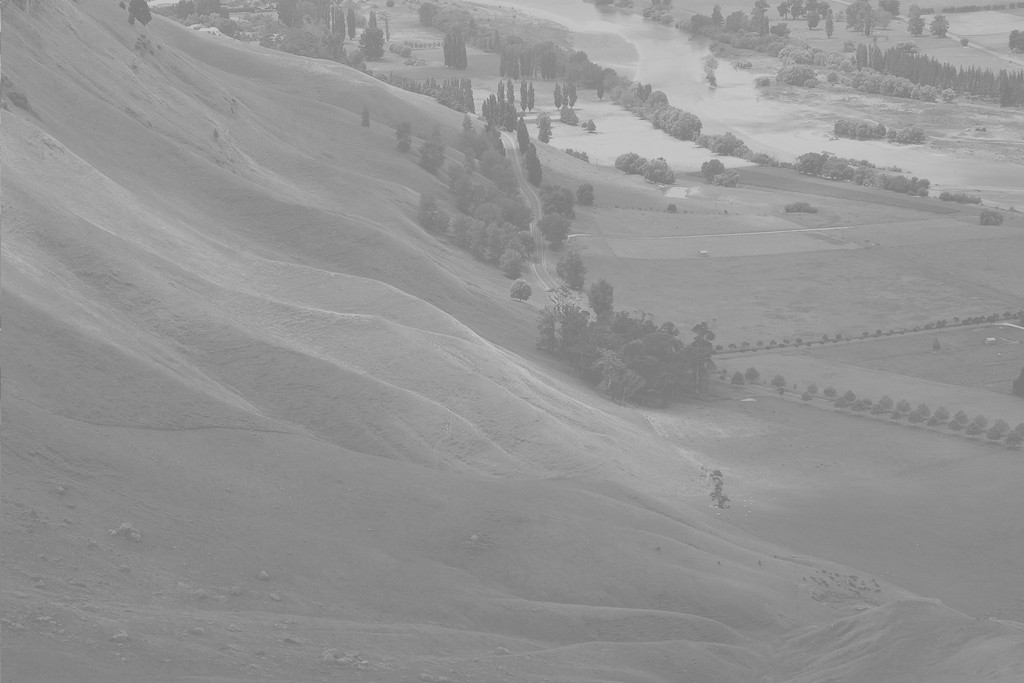
#> input picture html/rsc/src/400_OpenCV/ch_06_pixel/histogram_example.jpg, 1024 x 683 px
$ jupyter execute '0414_히스토그램 스트레칭 비교.ipynb'
#> lines starting #> are read from the running program, lines starting #| are printed output that depends on the picture
[cell 1]
import cv2, numpy as np, matplotlib.pyplot as plt
from matplotlib.ticker import FuncFormatter

# 이미지 읽기 (흑백 모드)
gray_img = cv2.imread("histogram_example.jpg", cv2.IMREAD_GRAYSCALE)
#> gray_img is the input picture: shape (683, 1024); min 114, max 208, mean 148

# 최소값과 최대값 계산
p_min, p_max = np.min(gray_img), np.max(gray_img)
#> p_min = 114; p_max = 208

# 최소값과 최대값을 이용한 스트레칭
min_max_stretched_img = ((gray_img - p_min) / (p_max - p_min) * 255).astype(np.uint8)
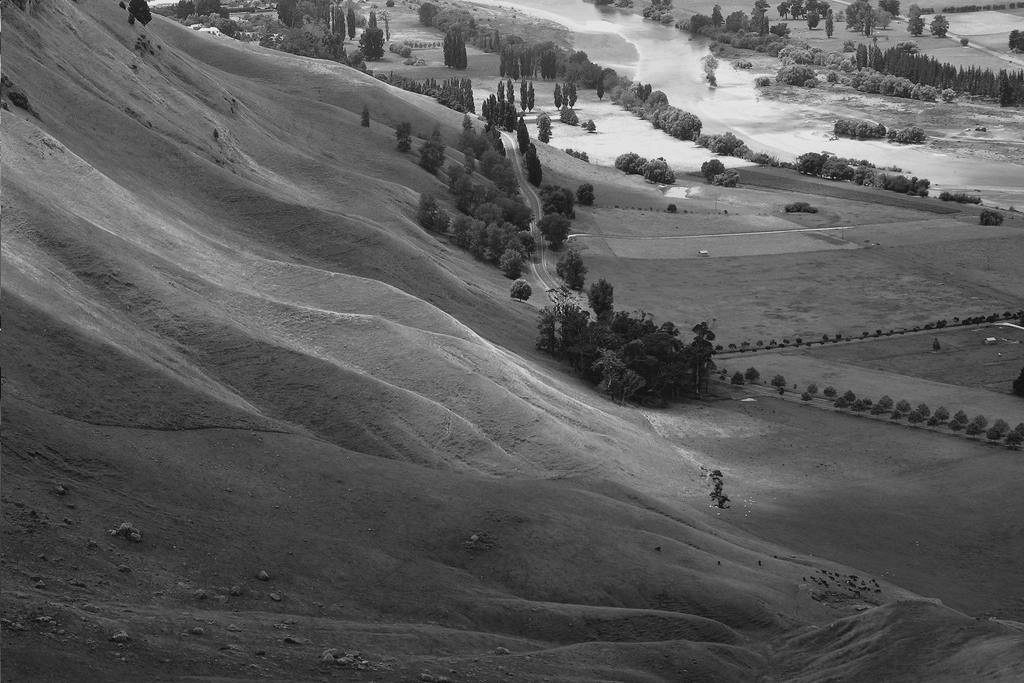
#> min_max_stretched_img: shape (683, 1024); min 0, max 255, mean 91.7

# 평균과 표준 편차 계산
mean_val = np.mean(gray_img)
#> mean_val = 148
std_dev = np.std(gray_img)
#> std_dev = 14.38

# 표준편차의 3배 범위 스트레칭
lower_bound = mean_val - 3 * std_dev
#> lower_bound = 104.9
upper_bound = mean_val + 3 * std_dev
#> upper_bound = 191.1
std_dev_stretched_img = np.clip(gray_img, lower_bound, upper_bound)
std_dev_stretched_img = ((std_dev_stretched_img - lower_bound) / (upper_bound - lower_bound) * 255).astype(np.uint8)
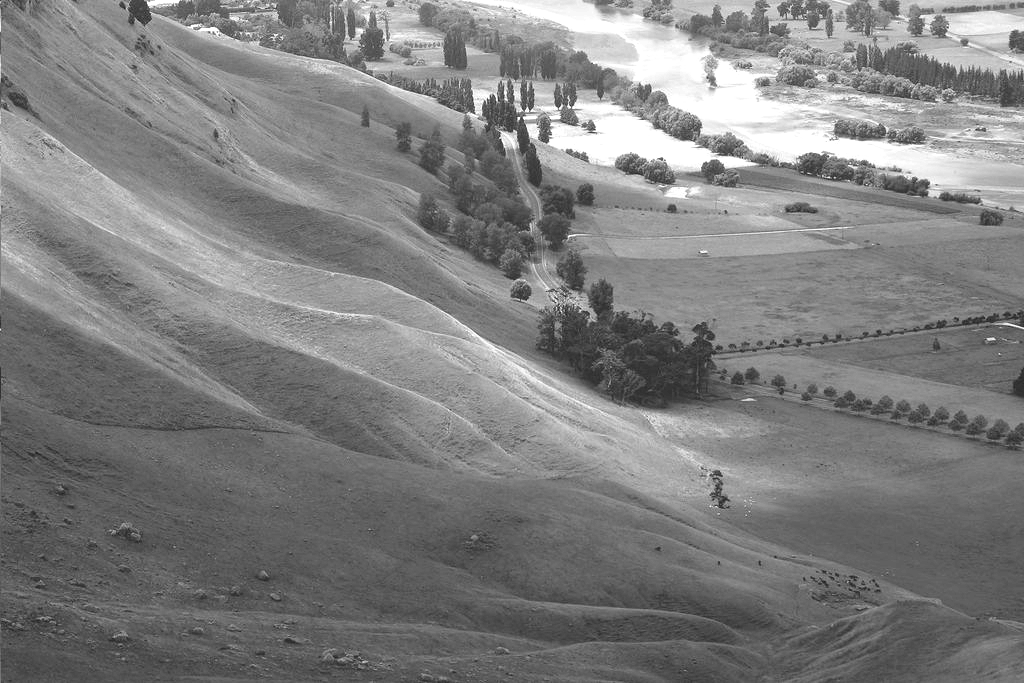
#> std_dev_stretched_img: shape (683, 1024); min 27, max 255, mean 126.8

# 원본 히스토그램 계산
original_hist = np.histogram(gray_img, bins=256, range=(0, 256))[0]
#> original_hist = 256 values, max 28701 at index 137, min 0 at index 0, mean 2732

# 최소/최대값 방법 히스토그램 계산
min_max_stretched_hist = np.histogram(min_max_stretched_img, bins=256, range=(0, 256))[0]
#> min_max_stretched_hist = 256 values, max 28701 at index 62, min 0 at index 1, mean 2732

# 표준 편차의 3배 방법 히스토그램 계산
std_dev_stretched_hist = np.histogram(std_dev_stretched_img, bins=256, range=(0, 256))[0]
#> std_dev_stretched_hist = 256 values, max 28701 at index 95, min 0 at index 0, mean 2732

# 결과 비교 시각화
rows, cols = 3, 2
chart_idx = 0
plt.figure(figsize=(15, 10))

# 원본 이미지
plt.subplot(rows, cols, chart_idx := chart_idx + 1)
plt.title("Original Image")
plt.imshow(gray_img, cmap="gray", vmin=0, vmax=255)
plt.axis("off")

# 원본 히스토그램
plt.subplot(rows, cols, chart_idx := chart_idx + 1)
plt.title("Original Histogram")
plt.bar(range(256), original_hist, color="blue", width=1)
plt.xlabel("Pixel Intensity")
plt.ylabel("Pixel Count")
plt.gca().yaxis.set_major_formatter(FuncFormatter(lambda value, _: f'{int(value):,}'))

# 최소/최대값 스트레칭된 이미지
plt.subplot(rows, cols, chart_idx := chart_idx + 1)
plt.title("Min/Max Stretched Image")
plt.imshow(min_max_stretched_img, cmap="gray", vmin=0, vmax=255)
plt.axis("off")

# 최소/최대값 스트레칭 후 히스토그램
plt.subplot(rows, cols, chart_idx := chart_idx + 1)
plt.title("Min/Max Stretched Histogram")
plt.bar(range(256), min_max_stretched_hist, color="green", width=1)
plt.xlabel("Pixel Intensity")
plt.ylabel("Pixel Count")
plt.gca().yaxis.set_major_formatter(FuncFormatter(lambda value, _: f'{int(value):,}'))

# 표준편차의 3배 스트레칭된 이미지
plt.subplot(rows, cols, chart_idx := chart_idx + 1)
plt.title("Std Dev 3x Stretched Image")
plt.imshow(std_dev_stretched_img, cmap="gray", vmin=0, vmax=255)
plt.axis("off")

# 표준편차의 3배 스트레칭 후 히스토그램
plt.subplot(rows, cols, chart_idx := chart_idx + 1)
plt.title("Std Dev 3x Stretched Histogram")
plt.bar(range(256), std_dev_stretched_hist, color="red", width=1)
plt.xlabel("Pixel Intensity")
plt.ylabel("Pixel Count")
plt.gca().yaxis.set_major_formatter(FuncFormatter(lambda value, _: f'{int(value):,}'))

plt.tight_layout()
plt.show()
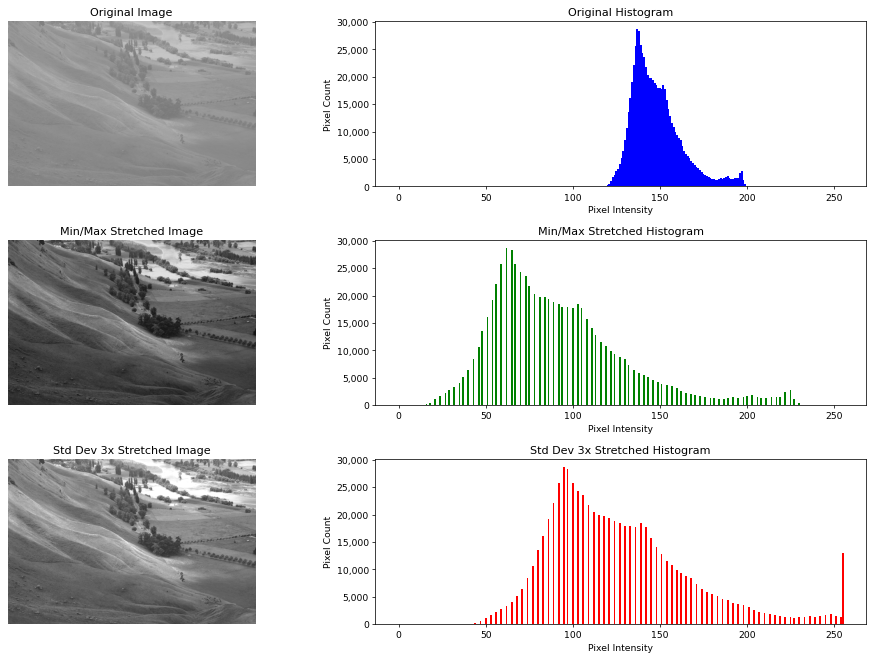
#> figure drawn by matplotlib, 6 panels; panel 2: tallest bar 28701 high, from x = 136.5 to 137.5; panel 4: tallest bar 28701 high, from x = 61.5 to 62.5; panel 6: tallest bar 28701 high, from x = 94.5 to 95.5
